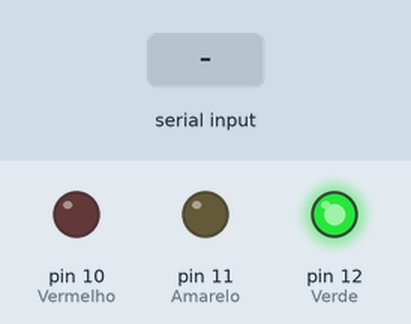
This sketch was run on a simulated Arduino Uno, built with avr-gcc and run on an emulated ATmega328P. On the bench: output pins drawn as LEDs (lit = HIGH). Dashed ring = blinking. Inputs (shaded band) come from the test bench.

Above: at 1.2 s.
1.3 s: "90,45,200\n" received over Serial
13.7 s: "30,150,10\n" received over Serial
At 14.5 s:
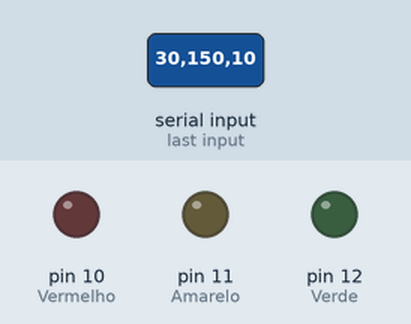
17.4 s: "90,45\n" received over Serial
At 18.58 s:
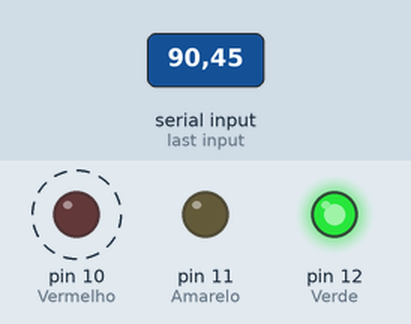
20.9 s: "1,90,45\n" received over Serial
At 21.06 s:
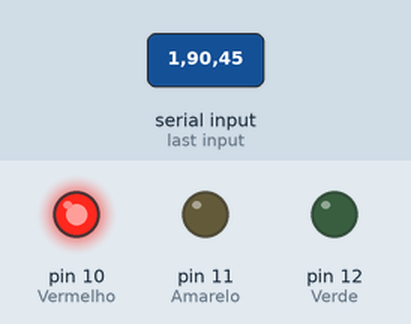
25.6 s: "30,150,10\n" received over Serial
At 29.7 s:
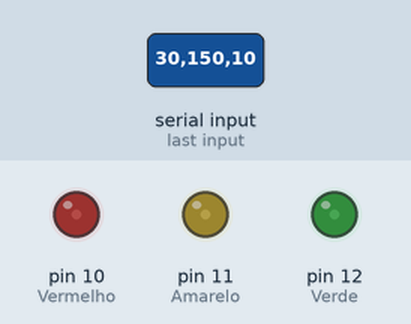
Timing chart, 0 to 30.3 s (numbered marks = the images above; inputs shaded):
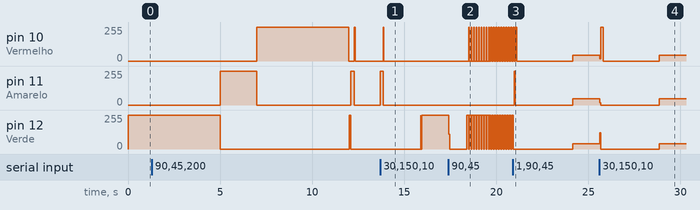

The sketch:

trabalho.ino
```cpp
// Variáveis para armazenar os tempos vindos do PHP
long tempoVerde = 5000;
long tempoVermelho = 5000;
long tempoAmarelo = 2000;

void setup() {
  Serial.begin(9600);   // Mesma velocidade do PHP
  pinMode(12, OUTPUT);  // Verde
  pinMode(11, OUTPUT);  // Amarelo
  pinMode(10, OUTPUT);  // Vermelho
}

void loop() {
  // Se o PHP enviou algo...
  if (Serial.available() > 0) {
    // O Arduino lê os números separados por vírgula que o PHP mandou
    tempoVerde = Serial.parseInt();
    tempoVermelho = Serial.parseInt();
    tempoAmarelo = Serial.parseInt();
  }

  // Executa o semáforo com os tempos que recebeu
  digitalWrite(12, HIGH);
  delay(tempoVerde);
  digitalWrite(12, LOW);

  digitalWrite(11, HIGH);
  delay(tempoAmarelo);
  digitalWrite(11, LOW);

  digitalWrite(10, HIGH);
  delay(tempoVermelho);
  digitalWrite(10, LOW);
}
```

Measured:
- after the input at 13.7 s, pin 10 (Vermelho): 0/255 → 255/255 after 0.16 s, → 0/255 0.03 s later; pin 11 (Amarelo): 0/255 → 255/255 at once, → 0/255 0.15 s later; pin 12 (Verde): 0/255 → 254/255 after 2.2 s
- after the input at 17.4 s, pin 10 (Vermelho): alternates 255/255 for 0.05 s and 0/255 for 0.09 s, starting after 1.1 s
- after the input at 20.9 s, pin 11 (Amarelo): 0/255 → 46/255 after 3.2 s
- after the input at 25.6 s, pin 10 (Vermelho): 45/255 → 255/255 at once, → 0/255 0.17 s later, → 45/255 3.0 s later; pin 11 (Amarelo): 46/255 → 0/255 at once, → 46/255 3.2 s later; pin 12 (Verde): 40/255 → 0/255 at once, → 40/255 3.2 s later
